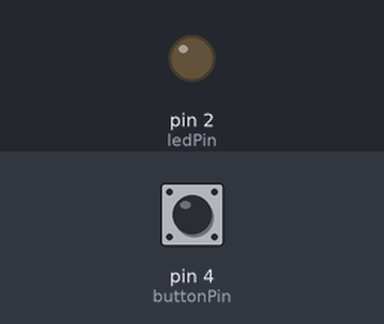
Bench run of a sketch on a simulated Arduino Uno, built with avr-gcc and run on an emulated ATmega328P. Shown: output pins drawn as LEDs (lit = HIGH). The inputs (shaded band) are chosen by the test bench; at power-on: pin 4 (buttonPin) LOW.

Above: at 1.2 s.
1.3 s: pin 4 (buttonPin) pulled HIGH for 0.15 s
At 2.5 s:
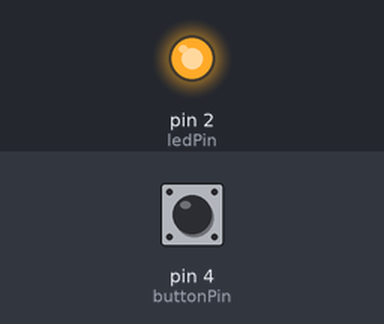
2.9 s: pin 4 (buttonPin) pulled HIGH for 1 s
At 3.7 s:
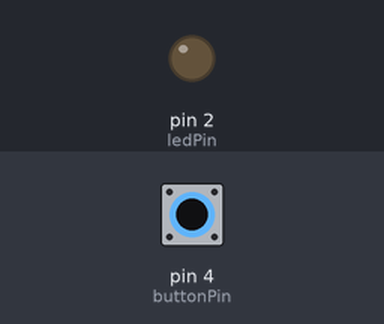
5.4 s: pin 4 (buttonPin) pulled HIGH for 3.2 s
At 6.8 s:
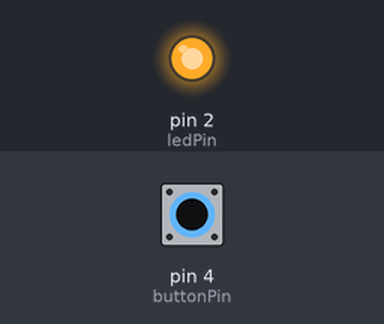
Timing chart, 0 to 8.4 s (numbered marks = the images above; inputs shaded):
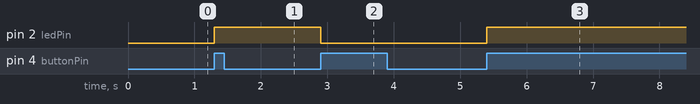

Measured:
- after the input at 1.3 s, pin 2 (ledPin): LOW → HIGH at once
- after the input at 2.9 s, pin 2 (ledPin): HIGH → LOW at once
- after the input at 5.4 s, pin 2 (ledPin): LOW → HIGH at once

The sketch:

Toggle_Switch.ino
```cpp
int buttonPin = 4;
int ledPin = 2;
int buttonNew;
int buttonOld = 0;
int ledState =0;
int dt = 100;
void setup() {
  // put your setup code here, to run once:
  pinMode(buttonPin , INPUT);
  pinMode(ledPin , OUTPUT);
  Serial.begin(9600);
}

void loop() {
  // put your main code here, to run repeatedly:
  buttonNew = digitalRead(buttonPin);

  if(buttonNew == 1 && buttonOld == 0)
  {
    if(ledState == 0)
    {
      digitalWrite(ledPin , HIGH);
      ledState = 1;
    }

    else
    {
      digitalWrite(ledPin , LOW);
      ledState = 0;
    }
  }
  buttonOld = buttonNew;
  delay(dt);
}
```
